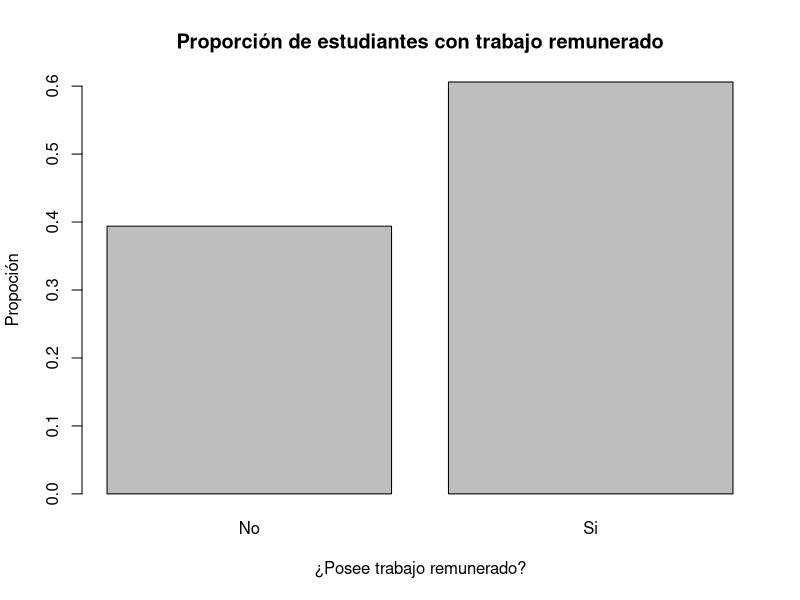
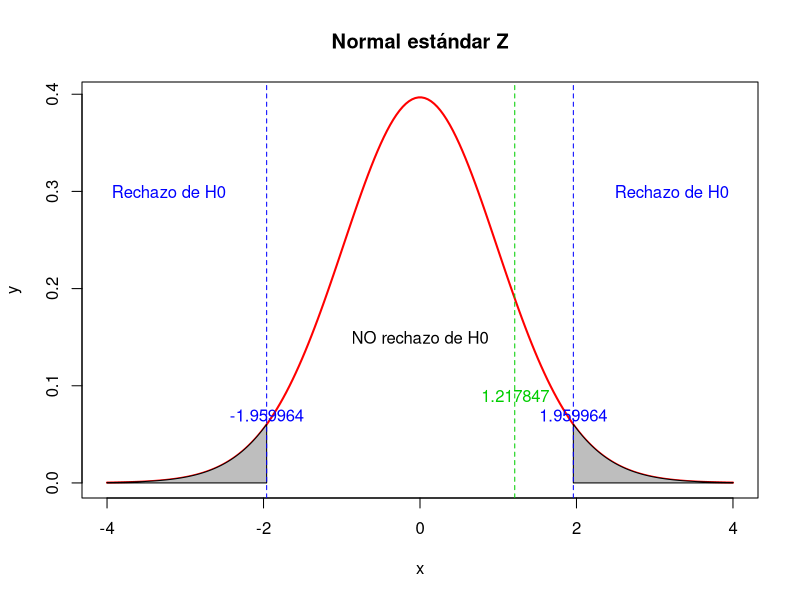

These charts were generated, in order, by the following R code:
## ---- chunk 1
knitr::opts_chunk$set(echo = TRUE, fig.align = "center")
## ---- chunk 2
encuesta <- read.csv("Encuesta.csv", dec = ",")
## ---- chunk 3
table(encuesta$Trabajo)
## ---- chunk 4
prop.table(table(encuesta$Trabajo))
## ---- chunk 5
barplot(prop.table(table(encuesta$Trabajo)),
        main = "Proporción de estudiantes con trabajo remunerado",
        xlab = "¿Posee trabajo remunerado?", ylab = "Propoción")
## ---- chunk 6
# Estadístico calculado
z_calculado <- (0.606-0.5)/sqrt((0.5 * 0.5)/33)
z_calculado
## ---- chunk 7
qnorm(p = 0.025, mean = 0, sd = 1, lower.tail = TRUE)
qnorm(p = 0.025, mean = 0, sd = 1, lower.tail = FALSE)
## ---- chunk 8
x <- seq(-4, 4, length = 200)
y <- dt(x, df = 47)
plot(x, y, type = "l", lwd = 2, col = "red", main = "Normal estándar Z")
x <- seq(-4, -1.959964, length = 200)
y <- dt(x, df = 47)
polygon(c(-4, x, -1.959964), c(0, y, 0), col = "gray")
x <- seq(1.959964, 4, length = 200)
y <- dt(x, df = 47)
polygon(c(1.959964, x, 4), c(0, y, 0), col = "gray")
abline(v = 1.959964, col = "blue", lty = 2)
abline(v = -1.959964, col = "blue", lty = 2)
abline(v = 1.211, col = "green3", lty = 2)
text(x = 1.217847, y = 0.09, labels = "1.217847", col = "green3")
text(x = -1.959964, y = 0.07, labels = "-1.959964", col = "blue")
text(x = 1.959964, y = 0.07, labels = "1.959964", col = "blue")
text(x = 0, y = 0.15, labels = "NO rechazo de H0", col = "black")
text(x = -3.211741, y = 0.3, labels = "Rechazo de H0", col = "blue")
text(x = 3.21741, y = 0.3, labels = "Rechazo de H0", col = "blue")
## ---- chunk 9
prop.test(x = 20, n = 33, p = 0.5, alternative = "two.sided", conf.level = 0.95)
